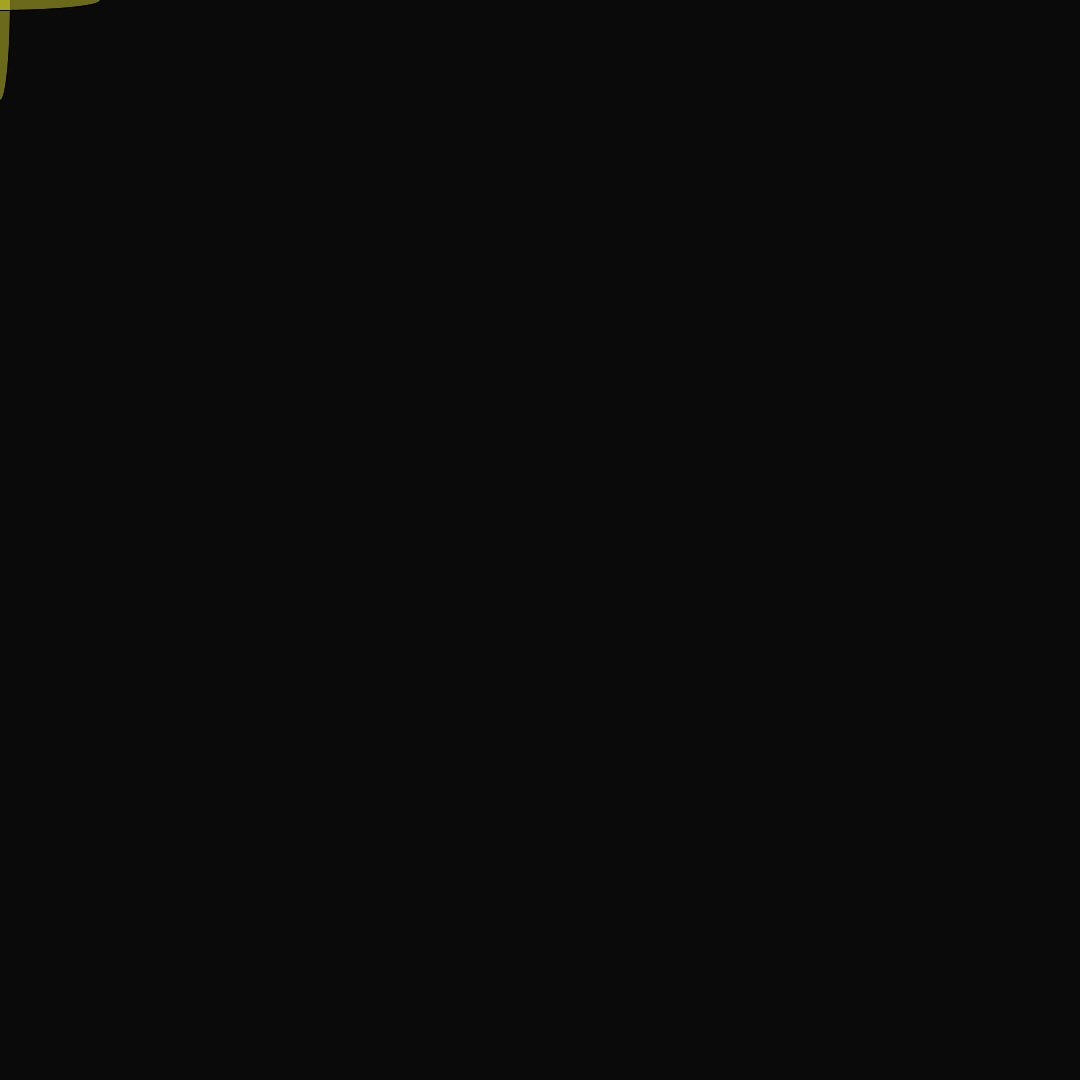
Frame 1 (no input)
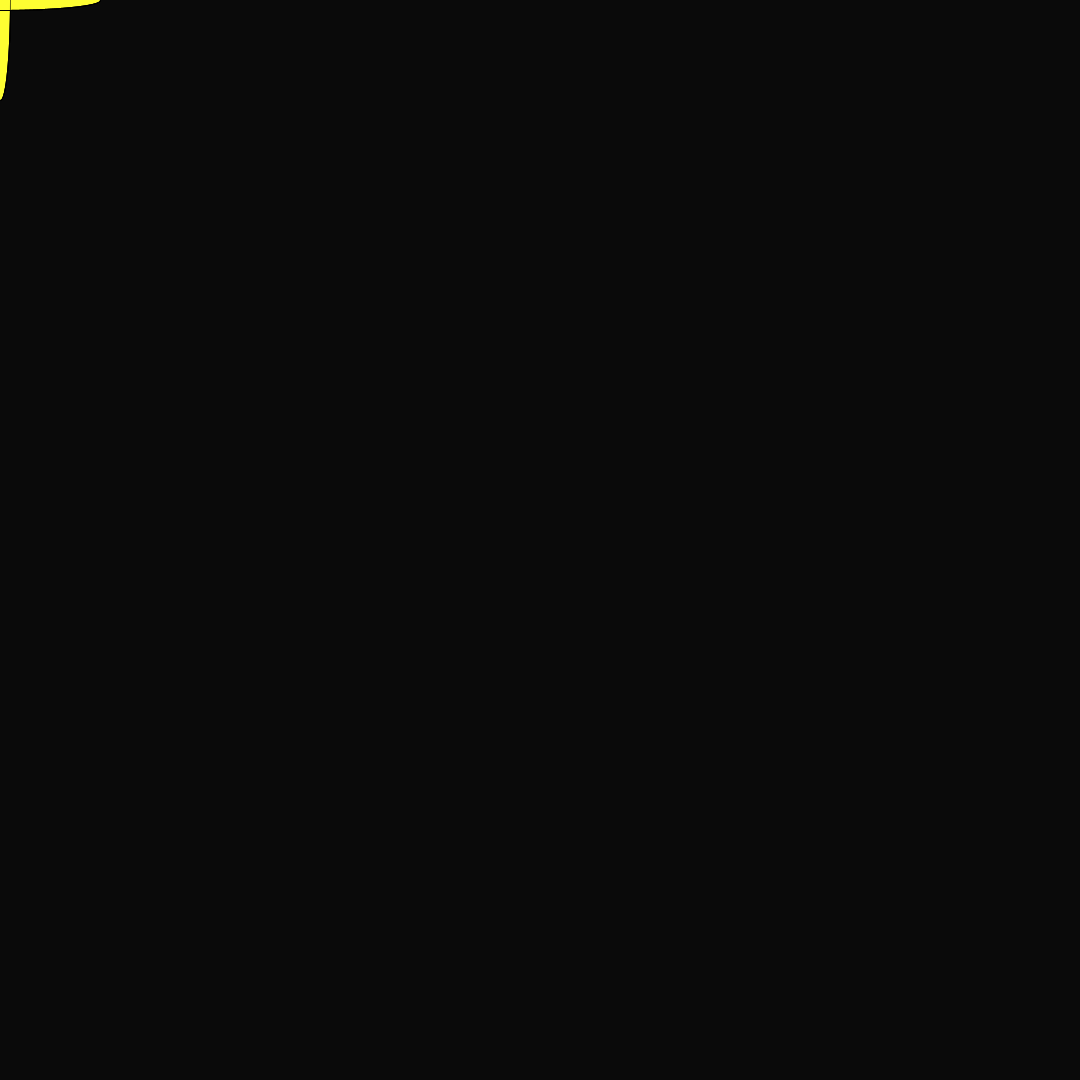
Frame 60 (the mouse pressed at the canvas centre just before this capture)
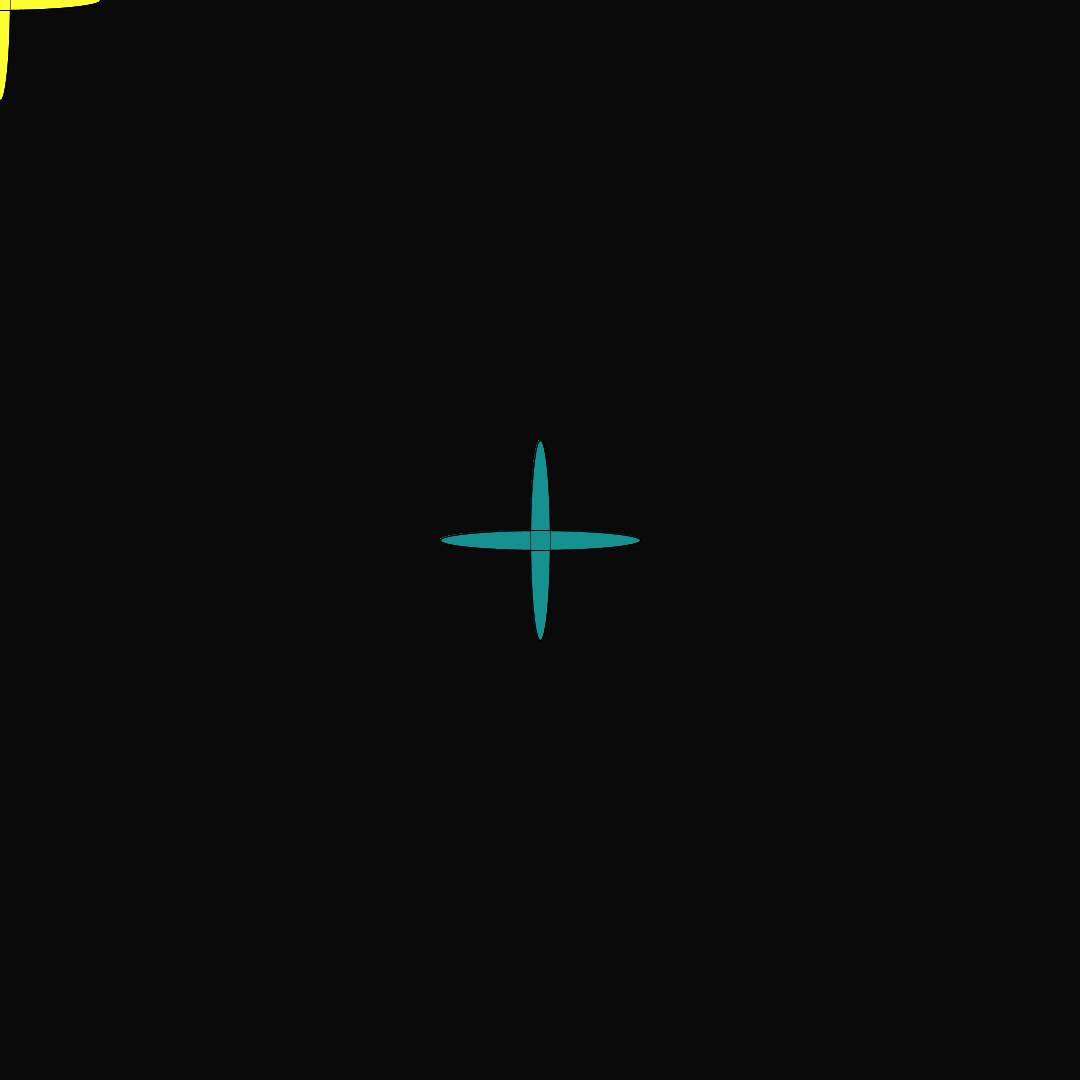
Frame 120 (the mouse held since frame 60 and released just before this capture)

The Processing sketch that drew these frames (run headless with seeded random() and noise(); from frame 60 on, the mouse is pressed at the canvas centre):

// Processing sketch: processing_85368
// ── processing_85368.pde

void setup() {
  size(1080, 1080);
  smooth();
  background(10, 20);
}

void draw() {
if (mousePressed) {
  fill(22, 146, 145, 100);
} else {
  fill(200);
  fill(270, 400, 50, 100);
}
ellipse (mouseX, mouseY, 20, 200);
ellipse (mouseX, mouseY, 200, 20);
fill (200);

}
